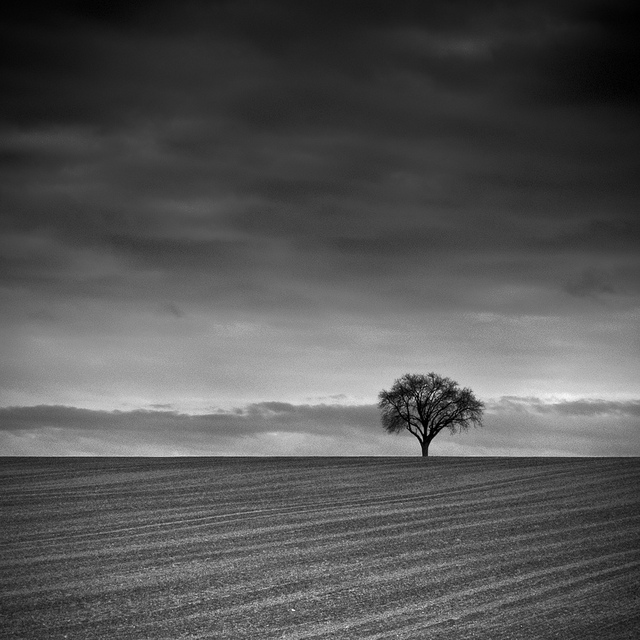
#> input picture Exercise 3-Interpolation/tree.jpg, 640 x 640 px
$ python ex1_Interpolation.py
#> lines starting #> are read from the running program, lines starting #| are printed output that depends on the picture
"""
03.05.2018
Image Processing Physics TU Muenchen
Julia Herzen, Klaus Achterhold, (Maximilian Teuffenbach, Juanjuan Huang)

ex1_interpolation.py

Using numpy, matplotlib and scipy

The goal of this exercise is for you to try a simple image interpolation
using interpolation kernels. For this you should first downsample an image
and then try to increase its sampling again by using an appropriate
interpolation method.

You need to replace the ??? in the code with the required commands
"""

import numpy as np
import matplotlib.pyplot as plt
import scipy.ndimage as nd

# read an image using matplotlib tools and normalize it to [0, 1]

img = plt.imread('tree.jpg')[:, :, 0] / 255.
#> img: shape (640, 640) float64; min 0, max 1, mean 0.333
sh = np.shape(img)
#> sh = (640, 640)

# Subsample the original image by a certain factor by keeping only every k-th
# Row and column. Hint: remember array indexing, a[i:j:k]
img_sub = np.zeros(sh)
factor = 5
img_sub = img[::factor, ::factor]
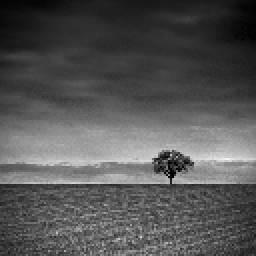
#> img_sub: shape (128, 128) float64 (shown 2 times larger); min 0, max 0.953, mean 0.333

# OPTIONAL TASK: Rebin the old image via averaging.
# Therefore, patches of 4 times 4 pixels are averaged and written into the
# according position of the subarray. You can do this explicitely or
# by reshaping the 2d-array into a 4d array, where the two new axes contain
# the values that are to be averaged

img_sub = np.mean(np.reshape(img, (sh[0]//factor, factor, sh[1]//factor,
                                   factor)), axis=(1,3))
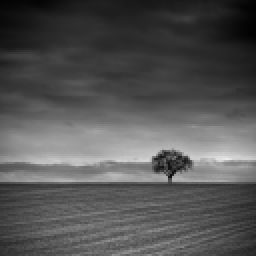
#> img_sub: shape (128, 128) float64 (shown 2 times larger); min 0.00596, max 0.926, mean 0.333

# prepare the subsampled image for interpolation by inserting zeros between all
# pixel values in img_sub. img_up should be the same size as the original (img)
# To fill the upscaled image with a sparse matrix, remember stepping in slicing

img_up = np.zeros(sh)
img_up[factor//2::factor, factor//2::factor] = img_sub
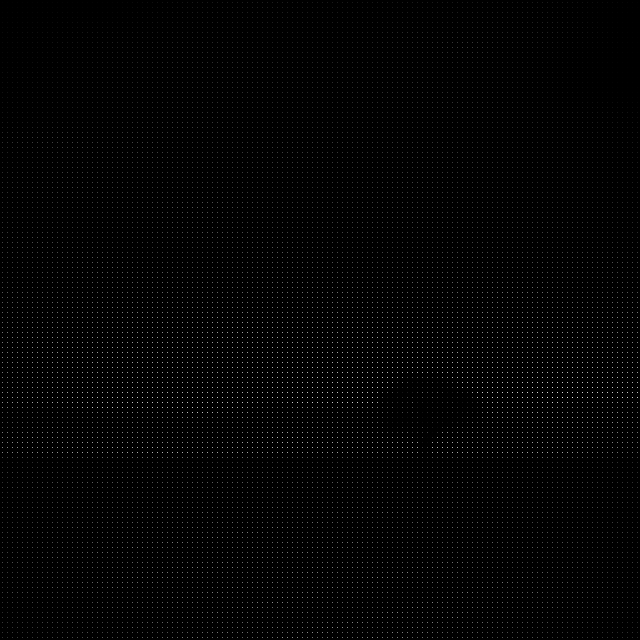
#> img_up: shape (640, 640) float64; min 0, max 0.926, mean 0.0133
# Define the interpolation kernel for nearest neighbour interpolation
# Hint: the pixels are separated by 5 distance units,
#       So how wide must the kernel be?

kernel_nearest = np.ones((factor, factor))

# Perform nearest-neighbor interpolate using either convolution (easier) or fft
# You can use nd.convolve for the convolution with mode='wrap'

img_nearest = nd.convolve(img_up, kernel_nearest, mode = 'wrap')

# define the interpolation kernel for linear interpolation
# Hint: the linear kernel can be obtained by a convolution
#       of two rectangular kernels centered in a larger kernel
#       Make sure, that the kernel is wide enough

kernel_rect = np.zeros((2*factor - factor % 2, 2*factor - factor % 2))
kernel_rect[factor//2:3*factor//2, factor//2:3*factor//2] = 1
kernel_linear = nd.convolve(kernel_rect, kernel_rect)
kernel_linear /= factor**2  # normalization

# Perform linear interpolation using either convolution (easier) or fft
# Check if the images are normalized correctly and have a look if the filtered
# and unfiltered images are correctly aligned

img_linear = nd.convolve(img_up, kernel_linear, mode='wrap')

# Perform sinc interpolation using the convolution theorem and fft
# Hint: the sinc kernel is easier to define in Fourier domain:
#       In Fourier domain, the sinc is given by a rectangular function.
#       Its width is given by the width of the subsampled image, sh/factor/2.

kernel_sinc = np.zeros(sh)
w = sh[0]//2//factor
#> w = 64
kernel_sinc[sh[0]//2-w:sh[0]//2+w, sh[1]//2-w:sh[1]//2+w] = 1
kernel_sinc = np.fft.ifftshift(kernel_sinc)
img_sinc = np.real(np.fft.ifft2(np.fft.fft2(img_up) * kernel_sinc))
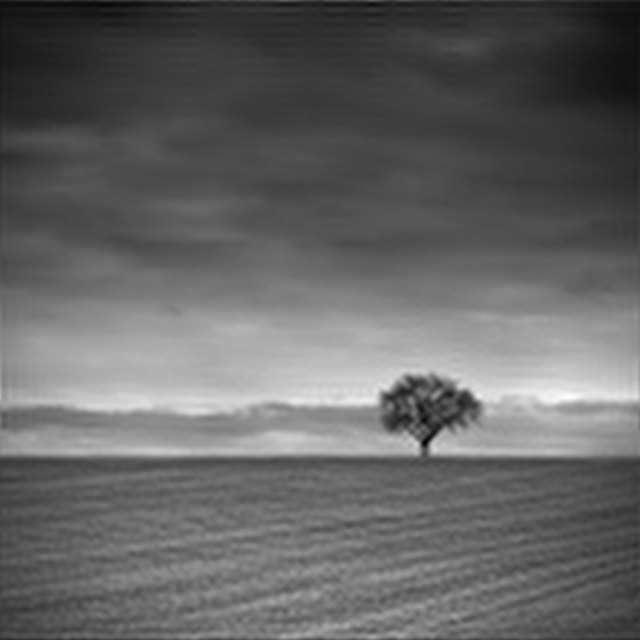
#> img_sinc: shape (640, 640) float64; min -0.00239, max 0.0373, mean 0.0133; drawn with min black and max white

# Plot results

plt.figure(1)
plt.subplot(2, 3, 1)
plt.title('original')
plt.imshow(img, cmap='gray', interpolation='none')
plt.subplot(2, 3, 2)
plt.imshow(img_sub, cmap='gray', interpolation='none')
plt.title('downsampled')
plt.subplot(2, 3, 3)
plt.imshow(img_up, cmap='gray', interpolation='none')
plt.title('upsampled again')
plt.subplot(2, 3, 4)
plt.imshow(img_nearest, cmap='gray', interpolation='none')
plt.title('nearest interpolated')
plt.subplot(2, 3, 5)
plt.imshow(img_linear, cmap='gray', interpolation='none')
plt.title('linear interpolated')
plt.subplot(2, 3, 6)
plt.imshow(img_sinc, cmap='gray', interpolation='none')
plt.title('sinc interpolated')
